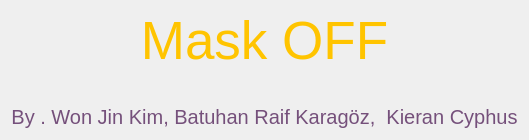
                  <widget class="QWidget" name="page_home">
                   <layout class="QVBoxLayout" name="verticalLayout_10">
                    <item>
                     <widget class="QLabel" name="label_6">
                      <property name="font">
                       <font>
                        <family>Segoe UI</family>
                        <pointsize>40</pointsize>
                       </font>
                      </property>
                      <property name="styleSheet">
                       <string notr="true">color: rgb(255, 196, 0);</string>
                      </property>
                      <property name="text">
                       <string>Mask OFF</string>
                      </property>
                      <property name="alignment">
                       <set>Qt::AlignCenter</set>
                      </property>
                     </widget>
                    </item>
                    <item>
                     <widget class="QLabel" name="label">
                      <property name="font">
                       <font>
                        <family>Segoe UI</family>
                        <pointsize>14</pointsize>
                       </font>
                      </property>
                      <property name="text">
                       <string/>
                      </property>
                      <property name="alignment">
                       <set>Qt::AlignCenter</set>
                      </property>
                     </widget>
                    </item>
                    <item>
                     <widget class="QLabel" name="label_7">
                      <property name="font">
                       <font>
                        <family>Segoe UI</family>
                        <pointsize>15</pointsize>
                       </font>
                      </property>
                      <property name="styleSheet">
                       <string notr="true">color: rgb(117, 80, 123); </string>
                      </property>
                      <property name="text">
                       <string>By . Won Jin Kim, Batuhan Raif Karagöz,  Kieran Cyphus</string>
                      </property>
                      <property name="alignment">
                       <set>Qt::AlignCenter</set>
                      </property>
                     </widget>
                    </item>
                   </layout>
                  </widget>
